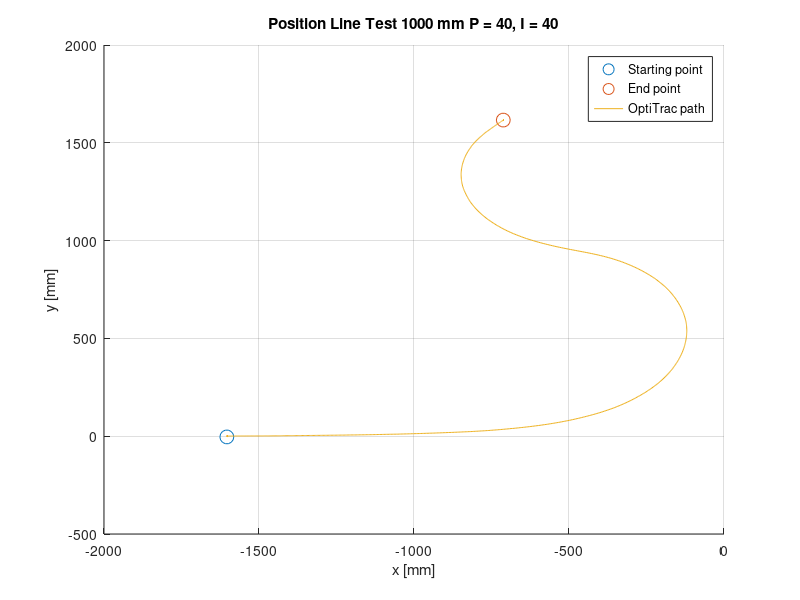

MATLAB code to generate this figure:
fileID = fopen('P40_I40.txt','r');


tline=fgetl(fileID);
%headers = strsplit(tline,','); kan brukes for å fjerne headers (fjerner
%første linje

formatSpec = '%f%f%f%f%f%f%f%f';
datacell = textscan(fileID,formatSpec,'Delimiter',',');
time = datacell{2};
X = datacell{6};
Z = datacell{7};
Y = datacell{8};

figure(1);
hold on;
plot(X(1,1),Y(1,1),'o','MarkerSize',10);
plot(X(end,1),Y(end,1),'o','MarkerSize',10);
plot(X,Y);
grid on;
title('Position Line Test 1000 mm P = 40, I = 40');
xlabel('x [mm]');
ylabel('y [mm]');
legend('Starting point','End point','OptiTrac path');
hold off;